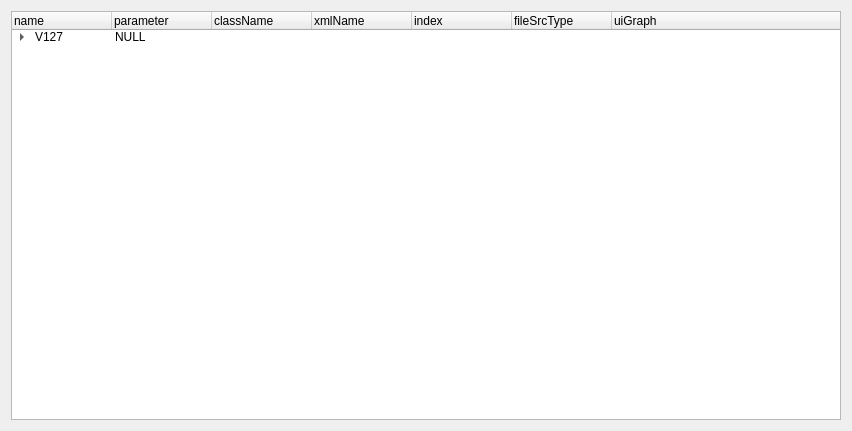
<?xml version="1.0" encoding="UTF-8"?>
<ui version="4.0">
 <class>Form</class>
 <widget class="QWidget" name="Form">
  <property name="geometry">
   <rect>
    <x>0</x>
    <y>0</y>
    <width>852</width>
    <height>431</height>
   </rect>
  </property>
  <property name="windowTitle">
   <string>Form</string>
  </property>
  <layout class="QVBoxLayout" name="verticalLayout">
   <item>
    <widget class="QTreeWidget" name="treeWidget">
     <column>
      <property name="text">
       <string>name</string>
      </property>
     </column>
     <column>
      <property name="text">
       <string>parameter</string>
      </property>
     </column>
     <column>
      <property name="text">
       <string>className</string>
      </property>
     </column>
     <column>
      <property name="text">
       <string>xmlName</string>
      </property>
     </column>
     <column>
      <property name="text">
       <string>index</string>
      </property>
     </column>
     <column>
      <property name="text">
       <string>fileSrcType</string>
      </property>
     </column>
     <column>
      <property name="text">
       <string>uiGraph</string>
      </property>
     </column>
     <item>
      <property name="text">
       <string>V127</string>
      </property>
      <property name="text">
       <string>NULL</string>
      </property>
      <property name="text">
       <string/>
      </property>
      <property name="text">
       <string/>
      </property>
      <property name="text">
       <string/>
      </property>
      <property name="text">
       <string/>
      </property>
      <item>
       <property name="text">
        <string>Axis</string>
       </property>
       <property name="text">
        <string>NULL</string>
       </property>
       <property name="text">
        <string/>
       </property>
       <property name="text">
        <string/>
       </property>
       <property name="text">
        <string/>
       </property>
       <property name="text">
        <string/>
       </property>
       <item>
        <property name="text">
         <string>Motor</string>
        </property>
        <property name="text">
         <string>NULL</string>
        </property>
        <property name="text">
         <string>UiMotor</string>
        </property>
        <property name="text">
         <string>PrmFuncMotor</string>
        </property>
        <property name="text">
         <string>0</string>
        </property>
        <property name="text">
         <string>1</string>
        </property>
        <property name="text">
         <string>GraphMotor129</string>
        </property>
       </item>
       <item>
        <property name="text">
         <string>Encoder</string>
        </property>
        <property name="text">
         <string>NULL</string>
        </property>
        <property name="text">
         <string>UiEncoder</string>
        </property>
        <property name="text">
         <string>PrmFuncEncoder</string>
        </property>
        <property name="text">
         <string>1</string>
        </property>
        <property name="text">
         <string>1</string>
        </property>
        <property name="text">
         <string>GraphEncoder126</string>
        </property>
       </item>
       <item>
        <property name="text">
         <string>Power</string>
        </property>
        <property name="text">
         <string>NULL</string>
        </property>
        <property name="text">
         <string>UiPower</string>
        </property>
        <property name="text">
         <string>PrmFuncPower</string>
        </property>
        <property name="text">
         <string>2</string>
        </property>
        <property name="text">
         <string>1</string>
        </property>
        <property name="text">
         <string>GraphPower129</string>
        </property>
       </item>
       <item>
        <property name="text">
         <string>Current</string>
        </property>
        <property name="text">
         <string>NULL</string>
        </property>
        <property name="text">
         <string>UiCurrent</string>
        </property>
        <property name="text">
         <string>PrmFuncCurrentloop</string>
        </property>
        <property name="text">
         <string>3</string>
        </property>
        <property name="text">
         <string>1</string>
        </property>
        <property name="text">
         <string>GraphCurrent129</string>
        </property>
       </item>
       <item>
        <property name="text">
         <string>Velocity</string>
        </property>
        <property name="text">
         <string>NULL</string>
        </property>
        <property name="text">
         <string>UiVelocity</string>
        </property>
        <property name="text">
         <string>PrmFuncSpeedloop</string>
        </property>
        <property name="text">
         <string>4</string>
        </property>
        <property name="text">
         <string>1</string>
        </property>
        <property name="text">
         <string>GraphVelocity129</string>
        </property>
       </item>
       <item>
        <property name="text">
         <string>Position</string>
        </property>
        <property name="text">
         <string>NULL</string>
        </property>
        <property name="text">
         <string>UiPosition</string>
        </property>
        <property name="text">
         <string>PrmFuncPositionloop</string>
        </property>
        <property name="text">
         <string>5</string>
        </property>
        <property name="text">
         <string>1</string>
        </property>
        <property name="text">
         <string>GraphPosition129</string>
        </property>
       </item>
       <item>
        <property name="text">
         <string>Brake</string>
        </property>
        <property name="text">
         <string>NULL</string>
        </property>
        <property name="text">
         <string>UiBrake</string>
        </property>
        <property name="text">
         <string>PrmFuncBrake</string>
        </property>
        <property name="text">
         <string>6</string>
        </property>
        <property name="text">
         <string>1</string>
        </property>
        <property name="text">
         <string>GraphBrake129</string>
        </property>
       </item>
       <item>
        <property name="text">
         <string>Status</string>
        </property>
        <property name="text">
         <string>NULL</string>
        </property>
        <property name="text">
         <string>UiStatus</string>
        </property>
        <property name="text">
         <string>PrmFuncDeviceStatus</string>
        </property>
        <property name="text">
         <string>7</string>
        </property>
        <property name="text">
         <string>0</string>
        </property>
        <property name="text">
         <string>GraphStatus129</string>
        </property>
       </item>
       <item>
        <property name="text">
         <string>RAM</string>
        </property>
        <property name="text">
         <string>NULL</string>
        </property>
        <property name="text">
         <string>UiRAM</string>
        </property>
        <property name="text">
         <string>PrmRAMAxis</string>
        </property>
        <property name="text">
         <string>8</string>
        </property>
        <property name="text">
         <string>1</string>
        </property>
        <property name="text">
         <string>NULL</string>
        </property>
       </item>
       <item>
        <property name="text">
         <string>FLASH</string>
        </property>
        <property name="text">
         <string>NULL</string>
        </property>
        <property name="text">
         <string>UiFLASH</string>
        </property>
        <property name="text">
         <string>PrmFlashAxis</string>
        </property>
        <property name="text">
         <string>9</string>
        </property>
        <property name="text">
         <string>1</string>
        </property>
        <property name="text">
         <string>NULL</string>
        </property>
       </item>
      </item>
      <item>
       <property name="text">
        <string>UiGlobal</string>
       </property>
       <property name="text">
        <string>NULL</string>
       </property>
       <property name="text">
        <string/>
       </property>
       <property name="text">
        <string/>
       </property>
       <property name="text">
        <string/>
       </property>
       <property name="text">
        <string/>
       </property>
       <item>
        <property name="text">
         <string>IO</string>
        </property>
        <property name="text">
         <string>NULL</string>
        </property>
        <property name="text">
         <string>UiIO</string>
        </property>
        <property name="text">
         <string>PrmIO</string>
        </property>
        <property name="text">
         <string/>
        </property>
        <property name="text">
         <string>0</string>
        </property>
        <property name="text">
         <string>GraphIO126</string>
        </property>
       </item>
      </item>
      <item>
       <property name="text">
        <string>Global</string>
       </property>
       <item>
        <property name="text">
         <string>Plot</string>
        </property>
        <property name="text">
         <string>NULL</string>
        </property>
       </item>
      </item>
     </item>
    </widget>
   </item>
  </layout>
 </widget>
 <resources/>
 <connections/>
</ui>
